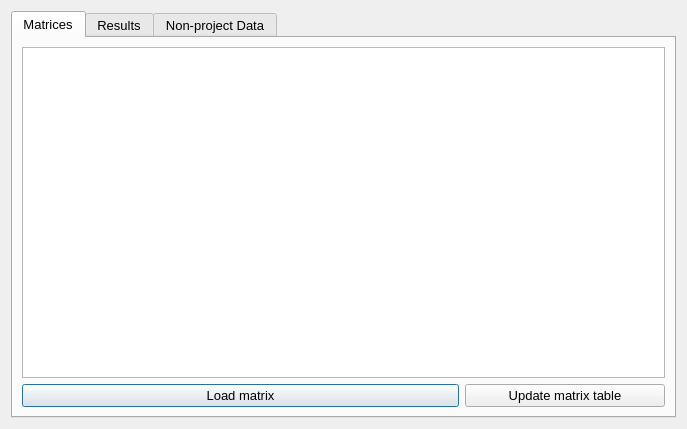
<?xml version="1.0" encoding="UTF-8"?>
<ui version="4.0">
 <class>data_viewer</class>
 <widget class="QDialog" name="data_viewer">
  <property name="windowModality">
   <enum>Qt::NonModal</enum>
  </property>
  <property name="geometry">
   <rect>
    <x>0</x>
    <y>0</y>
    <width>687</width>
    <height>429</height>
   </rect>
  </property>
  <property name="maximumSize">
   <size>
    <width>5000</width>
    <height>4000</height>
   </size>
  </property>
  <property name="font">
   <font>
    <pointsize>9</pointsize>
   </font>
  </property>
  <property name="windowTitle">
   <string>Project data</string>
  </property>
  <property name="windowIcon">
   <iconset>
    <normaloff>../icon.png</normaloff>../icon.png</iconset>
  </property>
  <property name="modal">
   <bool>false</bool>
  </property>
  <layout class="QGridLayout" name="gridLayout">
   <item row="0" column="0">
    <widget class="QTabWidget" name="tabs">
     <property name="font">
      <font>
       <pointsize>10</pointsize>
      </font>
     </property>
     <property name="currentIndex">
      <number>0</number>
     </property>
     <widget class="QWidget" name="tab_mat">
      <attribute name="title">
       <string>Matrices</string>
      </attribute>
      <layout class="QGridLayout" name="gridLayout_2">
       <item row="1" column="1">
        <widget class="QPushButton" name="but_load_matrix">
         <property name="maximumSize">
          <size>
           <width>16777215</width>
           <height>16777215</height>
          </size>
         </property>
         <property name="toolTip">
          <string>Displays matrix</string>
         </property>
         <property name="text">
          <string>Load matrix</string>
         </property>
        </widget>
       </item>
       <item row="1" column="2">
        <widget class="QPushButton" name="but_update_matrices">
         <property name="maximumSize">
          <size>
           <width>200</width>
           <height>16777215</height>
          </size>
         </property>
         <property name="toolTip">
          <string>Permanently updates the project table</string>
         </property>
         <property name="text">
          <string>Update matrix table</string>
         </property>
        </widget>
       </item>
       <item row="0" column="1" colspan="2">
        <widget class="QTableView" name="list_matrices"/>
       </item>
      </layout>
     </widget>
     <widget class="QWidget" name="tab_res">
      <attribute name="title">
       <string>Results</string>
      </attribute>
      <layout class="QGridLayout" name="gridLayout_4">
       <item row="0" column="0" colspan="3">
        <widget class="QTableView" name="list_results">
         <property name="toolTip">
          <string/>
         </property>
        </widget>
       </item>
       <item row="2" column="0" colspan="3">
        <widget class="QPushButton" name="but_load_Results">
         <property name="toolTip">
          <string>It may take up to one minute to process for the first time a table is loaded from this database</string>
         </property>
         <property name="text">
          <string>Load Result table as data layer</string>
         </property>
        </widget>
       </item>
       <item row="1" column="0">
        <widget class="QCheckBox" name="chb_join">
         <property name="text">
          <string>Join with layer</string>
         </property>
         <property name="checked">
          <bool>true</bool>
         </property>
        </widget>
       </item>
      </layout>
     </widget>
     <widget class="QWidget" name="tab_load_external">
      <attribute name="title">
       <string>Non-project Data</string>
      </attribute>
      <widget class="QPushButton" name="but_load_data">
       <property name="geometry">
        <rect>
         <x>10</x>
         <y>330</y>
         <width>641</width>
         <height>31</height>
        </rect>
       </property>
       <property name="text">
        <string>Load Data</string>
       </property>
      </widget>
     </widget>
    </widget>
   </item>
  </layout>
 </widget>
 <resources/>
 <connections/>
</ui>
